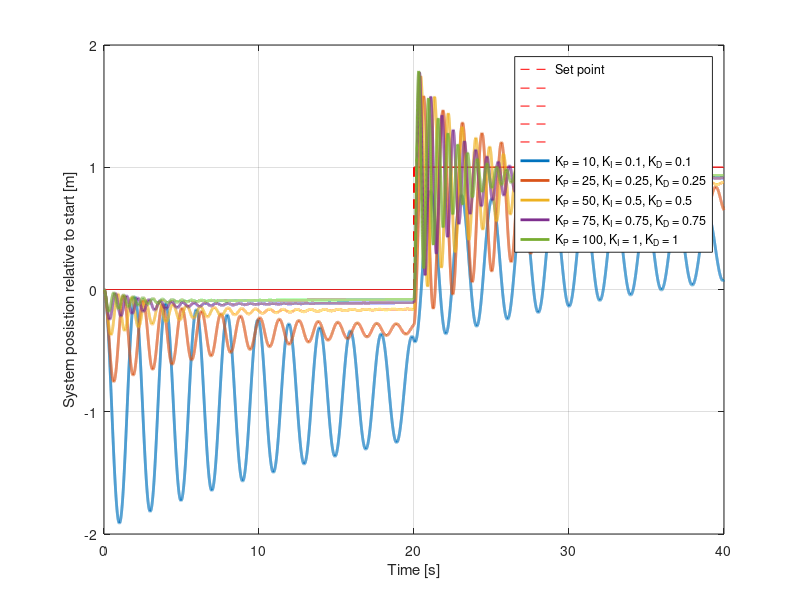

Reproduce this figure in MATLAB.
%%% EE372 - Modeling and Simulation - Assignment 4 - PID controllers
%%% Jared Jackson
%%% Due March 6th

%%% For this assignment, we implemented a PID controller along with a
%%% modeled system for it to control. We were investigating the effects
%%% of different set points and noise on the selection of coefficients.

%%% Just MATLAB Things %%%%%%%%%%%%%%%%%%%%%%%%%%%%%%%%%%%%%%%%%%%%%%%%%%%%%%%%%
close all; clear variables; clc;
%%%%%%%%%%%%%%%%%%%%%%%%%%%%%%%%%%%%%%%%%%%%%%%%%%%%%%%%%%%%%%%%%%%%%%%%%%%%%%%%

%%% Time Time Time
tic

%%% Parameters %%%%%%%%%%%%%%%%%%%%%%%%%%%%%%%%%%%%%%%%%%%%%%%%%%%%%%%%%%%%%%%%%

%%% Time step in seconds
Ts = 1e-3;

%%% Length of simulation in seconds
Stop = 40;

%%% Initial position
P0 = 0;

%%% Initial velocity
V0 = 0;

%%% acceleration due to gravity
g0 = 9.81;

%%% Mass of the object
m0 = 1;

%%% Maximum force the system can produce in the up direction
Fplus = 200;

%%% Maximum force the system can produce in the down direction
Fminus = 0;

%%% Set to 1 to include gaussian noise in the set point
Noise = 0;

%%% Amplitude of added noise
Namp = 1;

%%% What type of set point. Options are STEP or RAMP
Target = "STEP";

%%% Proportional constant
Kp = 100 .* [ 0.1, 0.25, 0.5, 0.75, 1 ];
%%% Kp = 100 .* [1, 1, 1, 1, 1];

%%% Integral constant
Ki = 1 .* [ 0.1, 0.25, 0.5, 0.75, 1 ];
%%% Ki = 0.5 .* [1, 1, 1, 1, 1];

%%% Derivative constant
Kd = 1 .* [ 0.1, 0.25, 0.5, 0.75, 1 ];
%%% Kd = 1 .* [1, 1, 1, 1, 1];

%%%%%%%%%%%%%%%%%%%%%%%%%%%%%%%%%%%%%%%%%%%%%%%%%%%%%%%%%%%%%%%%%%%%%%%%%%%%%%%%

t = 0:Ts:(Stop - Ts);

%%% Selects between the two set points, defualt to STEP
switch (Target)
	case "RAMP"
		target = [zeros(5,Stop / 2 / Ts) (ones(5, Stop / 2 / Ts) .* (0:Ts:( Stop / 2 ) - Ts) ) ];
	case "STEP"
		target = [zeros(5,Stop / 2 / Ts) ones(5, Stop / 2 / Ts)];
	otherwise
		target = [zeros(5,Stop / 2 / Ts) ones(5, Stop / 2 / Ts)];
end

%%% Creates and adds the noise if desired
if Noise
    noise = Namp * randn( size(target) );
	target = target + noise;
end

%%% Preallocate for speed
position = P0 .* ones( size(target,1), size(target,2) );
P0 = P0 .* ones( size(target,1), 1 );
V0 = V0 .* ones( size(target,1), 1 );

I = 0;

for i=3:(Stop / Ts)

    %%% The error that is the input to the PID controller
	ERROR = [ ( target(:, i - 1) - position(:, i - 1) ), ...
						( target(:, i - 2) - position(:, i - 2) ) ];

    %%% The proportional path
	P = Kp' .* ERROR(:, 1);

    %%% The integral path
	I = Ki' .* 0.5 .* Ts .* ( ERROR(:, 1) + ERROR(:, 2) ) + I;

    %%% The derivative path
	D = Kd' .* ( ERROR(:, 1) - ERROR(:, 2) ) / Ts;

    %%% Combine the paths
	thrust = (P + I + D);

    %%% Limit the output to the system
	if (thrust) > Fplus
		thrust(:) = Fplus;
	elseif (thrust) < Fminus
		thrust(:) = Fminus;
	end

    %%% Flashback to highschool physics and the kinematic equations
	accel = (thrust ./ m0) - g0;
	position(1:5,i) = (accel ./ 2 .* Ts.^2) + (V0 .* Ts) + P0(1:5, 1);
    V0(1:5, 1) = accel .* Ts + V0(1:5, 1);
    P0(1:5, 1) = position(1:5,i);

end

%%% Plot the output
plot(t, target, '--r', t, position, '-', "LineWidth", 2);
set(gca, "XLim", [0 Stop]);
grid on;
xlabel("Time [s]");
ylabel("System posistion relative to start [m]");
legend("Set point", "", "", "", "", ...
	[ 'K_P = ' num2str( Kp(1) ) ', K_I = ' num2str( Ki(1) ) ', K_D = ' num2str( Kd(1) ) ], ...
	[ 'K_P = ' num2str( Kp(2) ) ', K_I = ' num2str( Ki(2) ) ', K_D = ' num2str( Kd(2) ) ], ...
	[ 'K_P = ' num2str( Kp(3) ) ', K_I = ' num2str( Ki(3) ) ', K_D = ' num2str( Kd(3) ) ], ...
	[ 'K_P = ' num2str( Kp(4) ) ', K_I = ' num2str( Ki(4) ) ', K_D = ' num2str( Kd(4) ) ], ...
	[ 'K_P = ' num2str( Kp(5) ) ', K_I = ' num2str( Ki(5) ) ', K_D = ' num2str( Kd(5) ) ]);

%%% See What's Become Of Me
toc